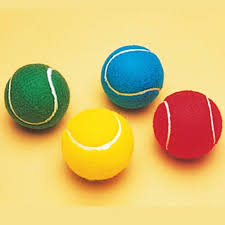
#> input picture Computer Vision/Images/cricketballs.jpg, 225 x 225 px, found by its file name
$ python 'Plotting Histograms with Masks.py'
#> lines starting #> are read from the running program, lines starting #| are printed output that depends on the picture; after the words box and inside, x2 and y2 are one past the last pixel; in counts of white or black regions, pixels touching at a corner belong together
import cv2
import numpy as np
import matplotlib.pyplot as plt

#Reading image from the Images folder
img = cv2.imread('./Images/cricketballs.jpg')
#> img is the input picture: shape (225, 225, 3); mean B, G, R 113.7, 189.9, 216.3

#Converting image into Grayscale image
img = cv2.cvtColor(img, cv2.COLOR_BGR2GRAY)
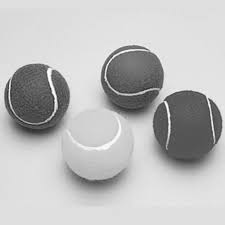
#> img: shape (225, 225); min 28, max 255, mean 189.1

#Creating a mask to extract a particular subset of image
mask = np.zeros(img.shape[:2], np.uint8) #Creating an empty black bg image to put subset of image in
mask[110:185, 60:140] = 255 #Assigning area of subset of image to white pixels
masked_img = cv2.bitwise_and(img, img, mask=mask) #Successfully shifts the subset of image to the masked_img
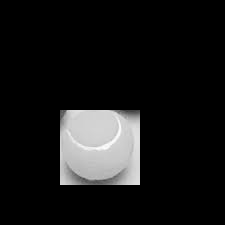
#> masked_img: shape (225, 225); min 0, max 254, mean 22.9

#Displaying images
cv2.imshow('Original Image', img)
cv2.imshow('Mask', mask)
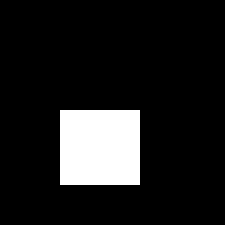
#> window 'Mask': shape (225, 225); 11.9% white; 1 white region, box (x1, y1, x2, y2) and area: (60, 110, 140, 185) 6000
cv2.imshow('Masked Image', masked_img)

cv2.waitKey(0)
cv2.destroyAllWindows()

#Now plotting the histogram with mask and without mask
hist_full = cv2.calcHist([img], [0], None, [255], [0,256])
#> hist_full = 255 values, max 8543 at index 222, min 0 at index 0, mean 198.5
hist_mask = cv2.calcHist([img], [0], mask, [255], [0,256])
#> hist_mask = 255 values, max 415 at index 209, min 0 at index 0, mean 23.53

plt.plot(hist_full) #Plots full image histogram
plt.plot(hist_mask) #Plots masked image histogram
plt.xlim([0,256]) #Creates a limit of x-ticks from 0 to 256

plt.show() #Display histogram on the screen
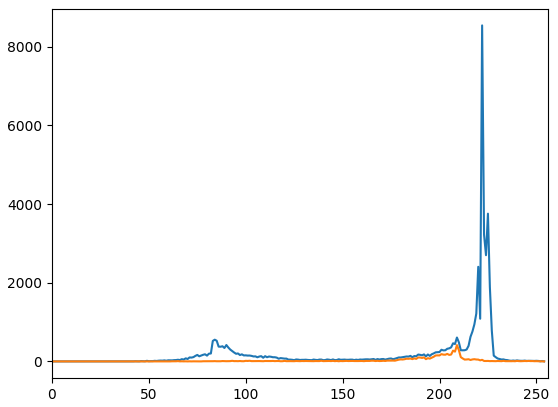
#> figure drawn by matplotlib, 1 panel; curve peaks at x = 222, y = 8543; curve peaks at x = 209, y = 415
